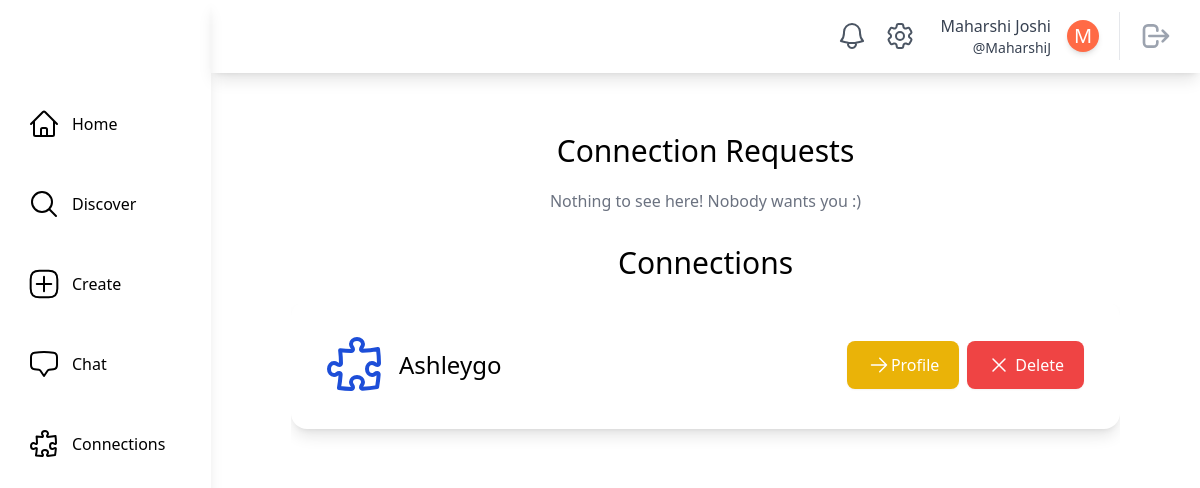
The app's page /connections/MaharshiJ (signed in), older data.
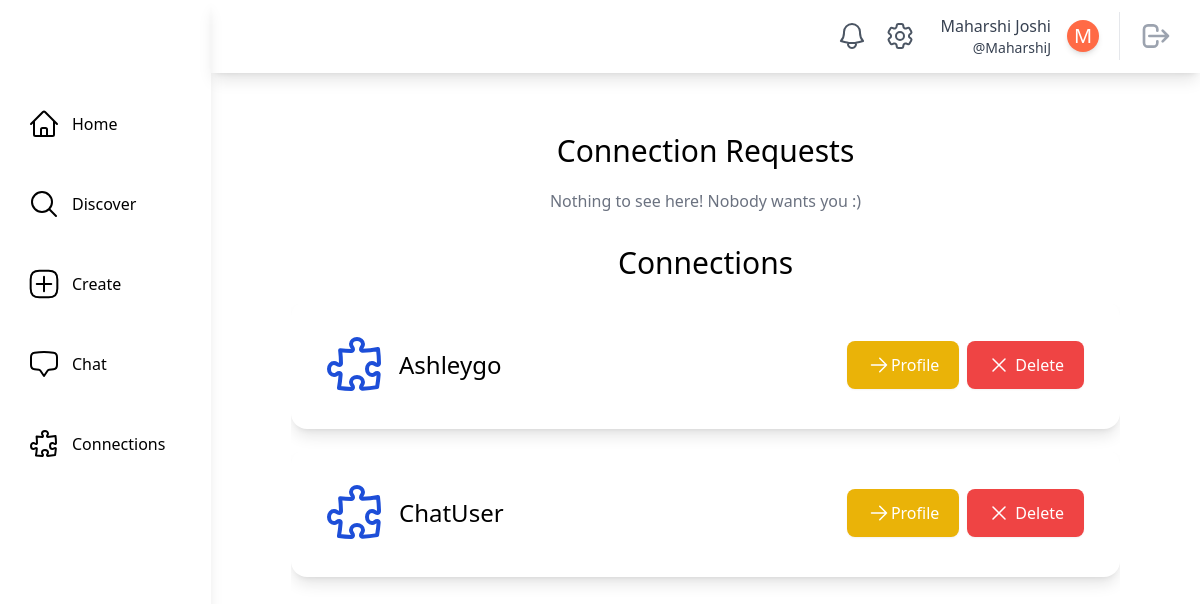
The same page, newer data.
### main/models.py (models this page shows, shortened)
class Connection(models.Model):
    class ConnectionStatus(models.IntegerChoices):
        NOT_CONNECTED = 1, _("Not Connected")
        REQUESTED = 2, _("Requested")
        CONNECTED = 3, _("Connected")
        BLOCKED = 4, _("Blocked")
    requester = models.ForeignKey(
        SocialUser, on_delete=models.CASCADE, related_name="requester"
    )
    receiver = models.ForeignKey(
        SocialUser, on_delete=models.CASCADE, related_name="receiver"
    )
    timestamp = models.DateTimeField("timestamp", default=timezone.now)
    status = models.IntegerField(
        default=ConnectionStatus.NOT_CONNECTED, choices=ConnectionStatus.choices
    )
    notification = models.ForeignKey(
        Notification, on_delete=models.CASCADE, null=True, blank=True
    )
    class Meta:
        unique_together = ["requester", "receiver"]
    @classmethod
    def get_pending_connections(cls, user):
        return (
            cls.objects.filter(receiver=user)
            .filter(status=Connection.ConnectionStatus.REQUESTED)
            .all()
        )
    @classmethod
    def get_active_connections(cls, user):
        return cls.objects.filter(
            (models.Q(requester=user) | models.Q(receiver=user))
            & models.Q(status=Connection.ConnectionStatus.CONNECTED)
        ).all()

class SocialUser(AbstractUser):
    class Pronouns(models.IntegerChoices):
        SHE = 1, _("She/Her")
        HE = 2, _("He/Him")
        THEY = 3, _("They/Them")
        OTHER = 4, _("Other/Prefer Not To Say")
    username = models.CharField(max_length=30, unique=True)
    email = models.EmailField(unique=True, default="@nyu.edu")
    full_name = models.CharField(max_length=50, default="")
    pronouns = models.IntegerField(default=Pronouns.OTHER, choices=Pronouns.choices)
    date_of_birth = models.DateField(null=True, validators=[validate_age])
    major = models.CharField(max_length=100, default="undeclared")
    tags = models.ManyToManyField(InterestTag, related_name="tags")
    profile_picture = models.ImageField(
        upload_to="profile_pics/", null=True, blank=True
    )
    timestamp = models.DateTimeField("timestamp", default=timezone.now)  # joined

### main/views.py (the view)
@method_decorator(login_required, name="dispatch")
class ConnectionsPageView(LoginRequiredMixin, generic.DetailView):
    model = SocialUser
    template_name = "main/connections.html"
    def get_object(self, queryset=None):
        return get_object_or_404(SocialUser, username=self.kwargs.get("username"))
    def get_context_data(self, **kwargs):
        context = super().get_context_data(**kwargs)
        context["current_user"] = self.request.user
        context["active_requests"] = Connection.get_pending_connections(
            self.request.user
        )
        context["active_connections"] = Connection.get_active_connections(
            self.request.user
        )
        return context
    def dispatch(self, request, *args, **kwargs):
        viewed_username = self.kwargs["username"]
        if self.request.user.username != viewed_username:
            return self.handle_no_permission()
        return super().dispatch(request, *args, **kwargs)

### main/models.py (called while the page is built)
    @classmethod
    def count_unread_notifications(cls, user):
        return (
            cls.objects.filter(models.Q(recipient_user=user, is_read=False))
            .all()
            .order_by("-timestamp")
            .count()
        )

### theme/templatetags/theme_customfilters.py (called while the page is built)
@register.filter
def count_unread_notifications(user):
    return Notification.count_unread_notifications(user)

### main/templates/main/connections.html (shortened to what this page needs)
{% extends "base.html" %}
{% block content %}
    <div class="m-20 mt-5 overflow-auto">
        <div class="justify-center">
            <div class="container mx-auto mt-10 mb-10 overflow-scroll">
                <div class="overflow-y-auto">
                    <h1 class="text-3xl mb-5 text-center">Connection Requests</h1>
                    {% if active_requests %}
                        {% for connection_request in active_requests %}
                            {% include "main/connection_card.html" with connection=connection_request %}
                        {% endfor %}
                    {% else %}
                        <p class="text-center text-gray-500">Nothing to see here! Nobody wants you :)</p>
                    {% endif %}
                </div>
                <div class="overflow-y-auto">
                    <h1 class="text-3xl mb-5 text-center">Connections</h1>
                    {% if active_connections %}
                        {% for active_connection in active_connections %}
                            {% include "main/connection_card.html" with connection=active_connection %}
                        {% endfor %}
                    {% else %}
                        <p class="text-center text-gray-500">Nothing to see here! Where are your friends?</p>
                    {% endif %}
                </div>
            </div>
        </div>
    </div>
{% endblock content %}

### main/templates/main/connection_card.html (shortened to what this page needs)
<div class="flex flex-col p-8 mb-5 bg-white shadow-lg hover:shodow-xl rounded-2xl overflow-auto">
    <div class="flex items-center justify-between">
        <div class="flex items-center">
            <div class="flex flex-col ml-3">
                {% if connection.status == connection.ConnectionStatus.REQUESTED %}
                    <div class="font-medium text-xl leading-none">{{ connection.requester.username|capfirst }} wants to connect.</div>
                {% elif connection.status == connection.ConnectionStatus.CONNECTED %}
                    {% if connection.requester.username == current_user.username %}
                        <div class="font-medium text-2xl leading-none">{{ connection.receiver.username|capfirst }}</div>
                    {% else %}
                        <div class="font-medium text-2xl leading-none">{{ connection.requester.username|capfirst }}</div>
                    {% endif %}
                {% endif %}
            </div>
        </div>
        <div class="flex">
            {% if connection.requester.username == current_user.username %}
                <a href="{% url 'main:profile_page' username=connection.receiver.username %}"
                   class="w-30 mx-1 inline-flex items-center justify-center px-5 py-3 text-base font-medium text-center text-white rounded-lg shadow-sm cursor-pointer bg-yellow-500">
                    <svg xmlns="http://www.w3.org/2000/svg"
                         fill="none"
                         viewBox="0 0 24 24"
                         stroke-width="1.5"
                         stroke="currentColor"
                         class="w-6 h-6">
                        <path stroke-linecap="round" stroke-linejoin="round" d="M4.5 12h15m0 0l-6.75-6.75M19.5 12l-6.75 6.75" />
                    </svg>
                    <span class="relative">Profile</span>
                </a>
            {% endif %}
            <a href="{% url 'main:cancel_connection' requester=connection.requester.username receiver=current_user.username %}"
               class="w-30 mx-1 inline-flex items-center justify-center px-5 py-3 text-base font-medium text-center text-white rounded-lg shadow-sm cursor-pointer bg-red-500">
                <svg xmlns="http://www.w3.org/2000/svg"
                     fill="none"
                     viewBox="0 0 24 24"
                     stroke-width="1.5"
                     stroke="currentColor"
                     class="w-6 h-6 mr-1">
                    <path stroke-linecap="round" stroke-linejoin="round" d="M6 18L18 6M6 6l12 12" />
                </svg>
                <span class="relative">Delete</span>
            </a>
        </div>
    </div>
</div>

Row changes from the older to the newer data that the page shows:
added Connection: receiver.username "ChatUser", shows "Profile"
